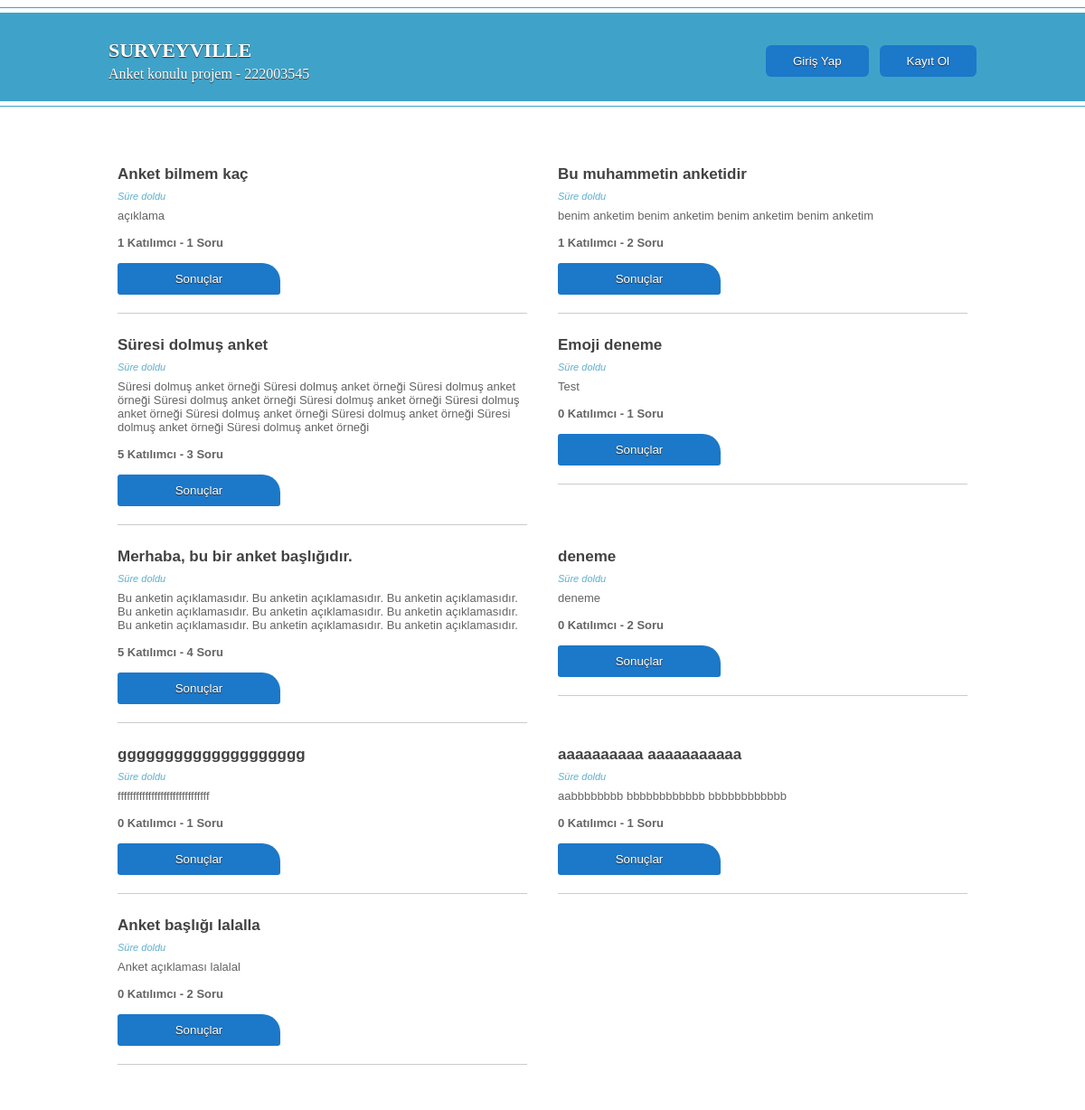
The app's page /surveyville/ with its own data.
### surveyville/models.py (models this page shows)
class Survey(models.Model):
    s_title = models.CharField(max_length=255)
    s_text = models.CharField(max_length=255)
    create_date = models.DateField()
    expire_date = models.DateField()
    user_FK = models.ForeignKey(Account, on_delete=models.CASCADE)

### surveyville/views.py (the view)
# urls.py: path('', views.index, name='index'),
def index(request):
    surveyposts = Survey.objects.annotate(participations=Count('question__answer__vote__user_FK_id', distinct=True), questioncount=Count('question__id', distinct=True)).order_by('-id')
    context = {}
    context['surveys'] = surveyposts
    context['today'] = date.today()
    if request.user.is_authenticated:
        context['user'] = request.user
    return render(
        request,
        'index.html',
        context
    )

### surveyville/templates/index.html
{% extends "template_1.html" %}
{% block content %}
<div class="long_text_layout long_text_col_2 gallery">
    <ul class="survey_ul">
        {% for survey in surveys %}
        <li>
            <div class="desc">
                <h5>{{survey.s_title}}</h5>
                <span class="expire_date">
                    {% if today < survey.expire_date %}
                    Kalan süre: {{ today|timesince:survey.expire_date }}
                    {% else %}
                    Süre doldu
                    {% endif %}
                </span>
                <p>{{survey.s_text}}</p>
                <p><b>{{survey.participations}} Katılımcı - {{survey.questioncount}} Soru</b></p>
                {% if today < survey.expire_date %}
                <input type="button" value="Ankete Katıl" class="anket-btn" onclick="location.href='{% url 'joinsurvey' survey.id %}'">
                {% else %}
                <input type="button" value="Sonuçlar" class="anket-btn" onclick="location.href='{% url 'surveyresult' survey.id %}'">
                {% endif %}
            </div>
        </li>
        {% endfor %}
    </ul>
</div>
{% endblock content %}

### surveyville/static/css/style.css (style rules this page uses)
.survey_ul li { border-bottom: 1px solid rgb(56, 56, 56); }
.expire_date { color: #5eafcd; font-size: 11px; font-weight: normal; font-style: italic; display: block; padding: 8px 0 8px 0; }
.anket-btn { border: none; outline: none; border-radius: 3px 20px 3px 3px; width: 180px; background-color: rgb(28, 120, 201); text-shadow: #2c2c2c 0 1px 1px; color: #fff; padding: 10px 0; cursor: pointer; transition: 0.3s all; }

### records on screen
Survey: s_title "Anket bilmem kaç", expire_date "Süre doldu", s_text "açıklama", participations "1", questioncount "1", id "Sonuçlar"
Survey: s_title "Bu muhammetin anketidir", expire_date "Süre doldu", s_text "benim anketim benim anketim benim anketim benim anketim", participations "1", questioncount "2", id "Sonuçlar"
Survey: s_title "Süresi dolmuş anket", expire_date "Süre doldu", s_text "Süresi dolmuş anket örneği Süresi dolmuş anket örneği Süresi dolmuş anket örneği Süresi dolmuş anket örneği Süresi dolmuş anket örneği Süresi dolmuş anket örneği Süresi dolmuş anket örneği Süresi dolmuş anket örneği Süresi dolmuş anket örneği Süresi dolmuş anket örneği", participations "5", questioncount "3", id "Sonuçlar"
Survey: s_title "Emoji deneme", expire_date "Süre doldu", s_text "Test", participations "0", questioncount "1", id "Sonuçlar"
Survey: s_title "Merhaba, bu bir anket başlığıdır.", expire_date "Süre doldu", s_text "Bu anketin açıklamasıdır. Bu anketin açıklamasıdır. Bu anketin açıklamasıdır. Bu anketin açıklamasıdır. Bu anketin açıklamasıdır. Bu anketin açıklamasıdır. Bu anketin açıklamasıdır. Bu anketin açıklamasıdır. Bu anketin açıklamasıdır.", participations "5", questioncount "4", id "Sonuçlar"
Survey: s_title "deneme", expire_date "Süre doldu", s_text "deneme", participations "0", questioncount "2", id "Sonuçlar"
Survey: s_title "gggggggggggggggggggg", expire_date "Süre doldu", s_text "ffffffffffffffffffffffffffffff", participations "0", questioncount "1", id "Sonuçlar"
Survey: s_title "aaaaaaaaaa aaaaaaaaaaa", expire_date "Süre doldu", s_text "aabbbbbbbb bbbbbbbbbbbb bbbbbbbbbbbb", participations "0", questioncount "1", id "Sonuçlar"
Survey: s_title "Anket başlığı lalalla", expire_date "Süre doldu", s_text "Anket açıklaması lalalal", participations "0", questioncount "2", id "Sonuçlar"
